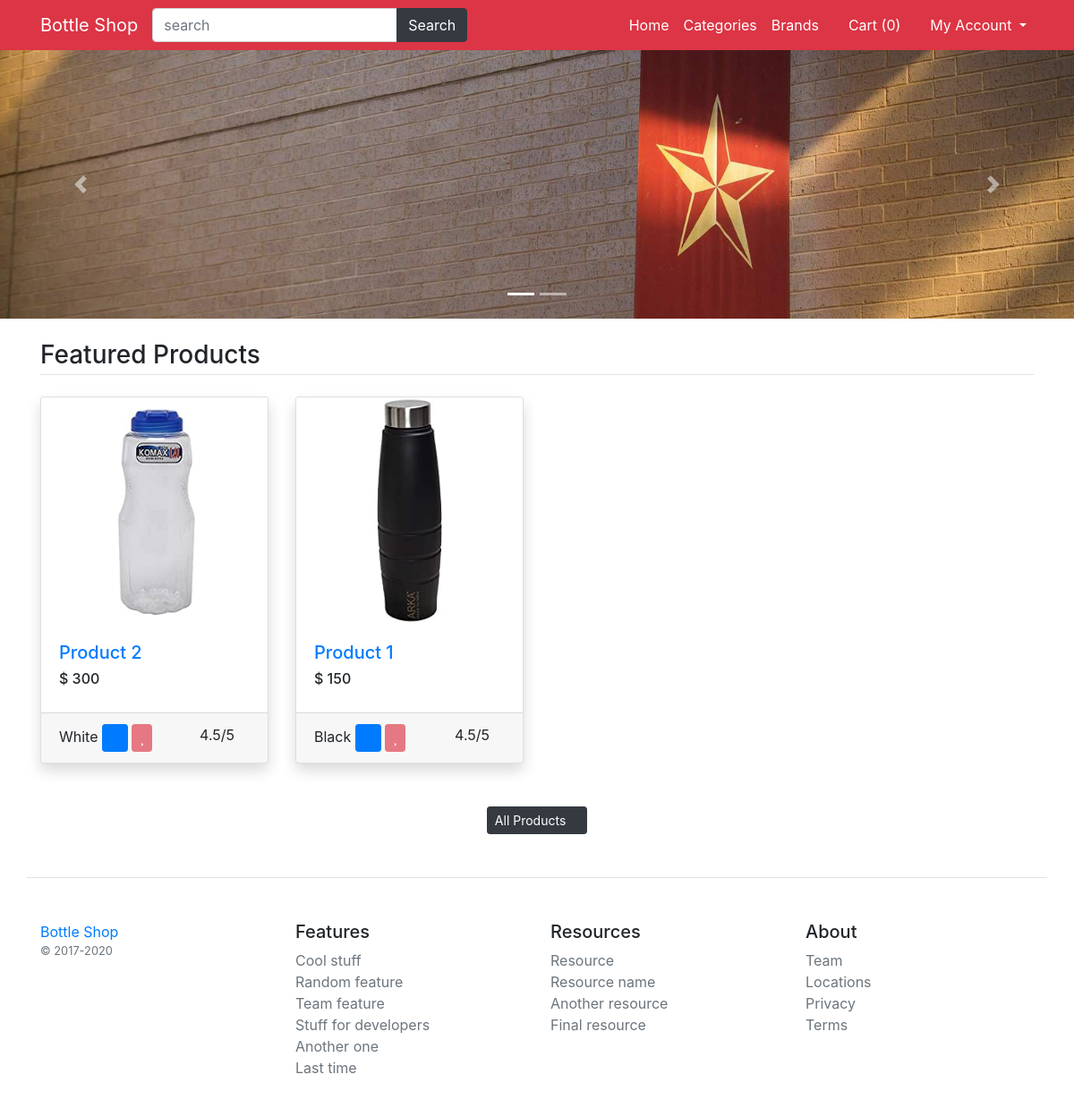
The page / on the database its author committed.
### main/models.py (models this page shows, shortened)
class Banner(models.Model):
    img=models.ImageField(upload_to="banner_imgs/")
    alt_text=models.CharField(max_length=300)
    class Meta:
        verbose_name_plural='1. Banners'

class Product(models.Model):
    title=models.CharField(max_length=200)
    slug=models.CharField(max_length=400)
    detail=models.TextField()
    specs=models.TextField()
    category=models.ForeignKey(Category,on_delete=models.CASCADE)
    brand=models.ForeignKey(Brand,on_delete=models.CASCADE)
    status=models.BooleanField(default=True)
    is_featured=models.BooleanField(default=False)
    class Meta:
        verbose_name_plural='6. Products'

class ProductAttribute(models.Model):
    product=models.ForeignKey(Product,on_delete=models.CASCADE)
    color=models.ForeignKey(Color,on_delete=models.CASCADE)
    size=models.ForeignKey(Size,on_delete=models.CASCADE)
    price=models.PositiveIntegerField(default=0)
    image=models.ImageField(upload_to="product_imgs/",null=True)
    class Meta:
        verbose_name_plural='7. ProductAttributes'

class Color(models.Model):
    title=models.CharField(max_length=100)
    color_code=models.CharField(max_length=100)
    class Meta:
        verbose_name_plural='4. Colors'

### main/views.py (the view)
# urls.py: 2. Add a URL to urlpatterns:  path('', views.home, name='home')
def home(request):
	banners=Banner.objects.all().order_by('-id')
	data=Product.objects.filter(is_featured=True).order_by('-id')
	return render(request,'index.html',{'data':data,'banners':banners})

### main/template_context.py (called while the page is built)
def get_filters(request):
	cats=Product.objects.distinct().values('category__title','category__id')
	brands=Product.objects.distinct().values('brand__title','brand__id')
	colors=ProductAttribute.objects.distinct().values('color__title','color__id','color__color_code')
	sizes=ProductAttribute.objects.distinct().values('size__title','size__id')
	minMaxPrice=ProductAttribute.objects.aggregate(Min('price'),Max('price'))
	data={
		'cats':cats,
		'brands':brands,
		'colors':colors,
		'sizes':sizes,
		'minMaxPrice':minMaxPrice,
	}
	return data

### templates/index.html (shortened to what this page needs)
{% extends 'base.html' %}
{% load static %}
{% block content %}
<div id="carouselExampleIndicators" class="carousel slide" data-ride="carousel">
  <ol class="carousel-indicators">
    {% for banner in banners %}
    {% if forloop.counter == 1 %}
    <li data-target="#carouselExampleIndicators" data-slide-to="{{forloop.counter}}" class="active"></li>
    {% else %}
    <li data-target="#carouselExampleIndicators" data-slide-to="{{forloop.counter}}"></li>
    {% endif %}
    {% endfor %}
  </ol>
  <div class="carousel-inner">
    {% for banner in banners %}
    {% if forloop.counter == 1 %}
    <div class="carousel-item active">
      {% else %}
      <div class="carousel-item">
      {% endif %}
      <img src="/media/{{banner.img}}" class="d-block w-100" alt="...">
    </div>
    {% endfor %}
  </div>
  <a class="carousel-control-prev" href="#carouselExampleIndicators" role="button" data-slide="prev">
    <span class="carousel-control-prev-icon" aria-hidden="true"></span>
  </a>
  <a class="carousel-control-next" href="#carouselExampleIndicators" role="button" data-slide="next">
    <span class="carousel-control-next-icon" aria-hidden="true"></span>
  </a>
</div>
<main class="container my-4">
	<h3 class="my-4 border-bottom pb-1">Featured Products</h3>
	<div class="row">
    {% for product in data %}
		<div class="col-md-3 mb-4">
			<div class="card shadow">
			  <a href="/product/{{product.slug}}/{{product.id}}"><img src="/media/{{product.productattribute_set.first.image}}" class="card-img-top" alt="{{product.title}}"></a>
			  <div class="card-body">
			    <h5 class="card-text"><a href="/product/{{product.slug}}/{{product.id}}">{{product.title}}</a></h5>
          <h6>$ <span class="product-price-{{product.id}}">{{product.productattribute_set.first.price}}</span></h6>
			  </div>
			  <div class="card-footer">
          {{product.productattribute_set.first.color.title}}
			  	<button class="btn btn-sm btn-primary add-to-cart" data-index="{{product.id}}"><i class="fa fa-shopping-cart"></i></button>
          {% if user.is_authenticated %}
			  	<button class="btn btn-sm btn-danger add-wishlist" data-product="{{product.id}}"><i class="fa fa-heart"></i></button>
          {% else %}
          <button class="btn btn-sm btn-danger disabled"><i class="fa fa-heart"></i></button>
          {% endif %}
			  	<span class="float-right">
			  		4.5/5
			  		<i class="fa fa-star text-warning"></i>
			  	</span>
			  </div>
			</div>
		</div>
    {% endfor %}
	</div>
	<p class="my-4 text-center"><a href="{% url 'product-list' %}" class="btn btn-dark btn-sm">All Products <i class="fa fa-long-arrow-alt-right"></i></a></p>
</main>
{% endblock %}

### rows shown on the page
Banner: img (picture)
Product: productattribute_set.first.image (picture), title "Product 2", productattribute_set.first.price "300", productattribute_set.first.color "White"
Product: productattribute_set.first.image (picture), title "Product 1", productattribute_set.first.price "150", productattribute_set.first.color "Black"

### other values the page prints
{{ request.session.cartdata|length }} "0"
